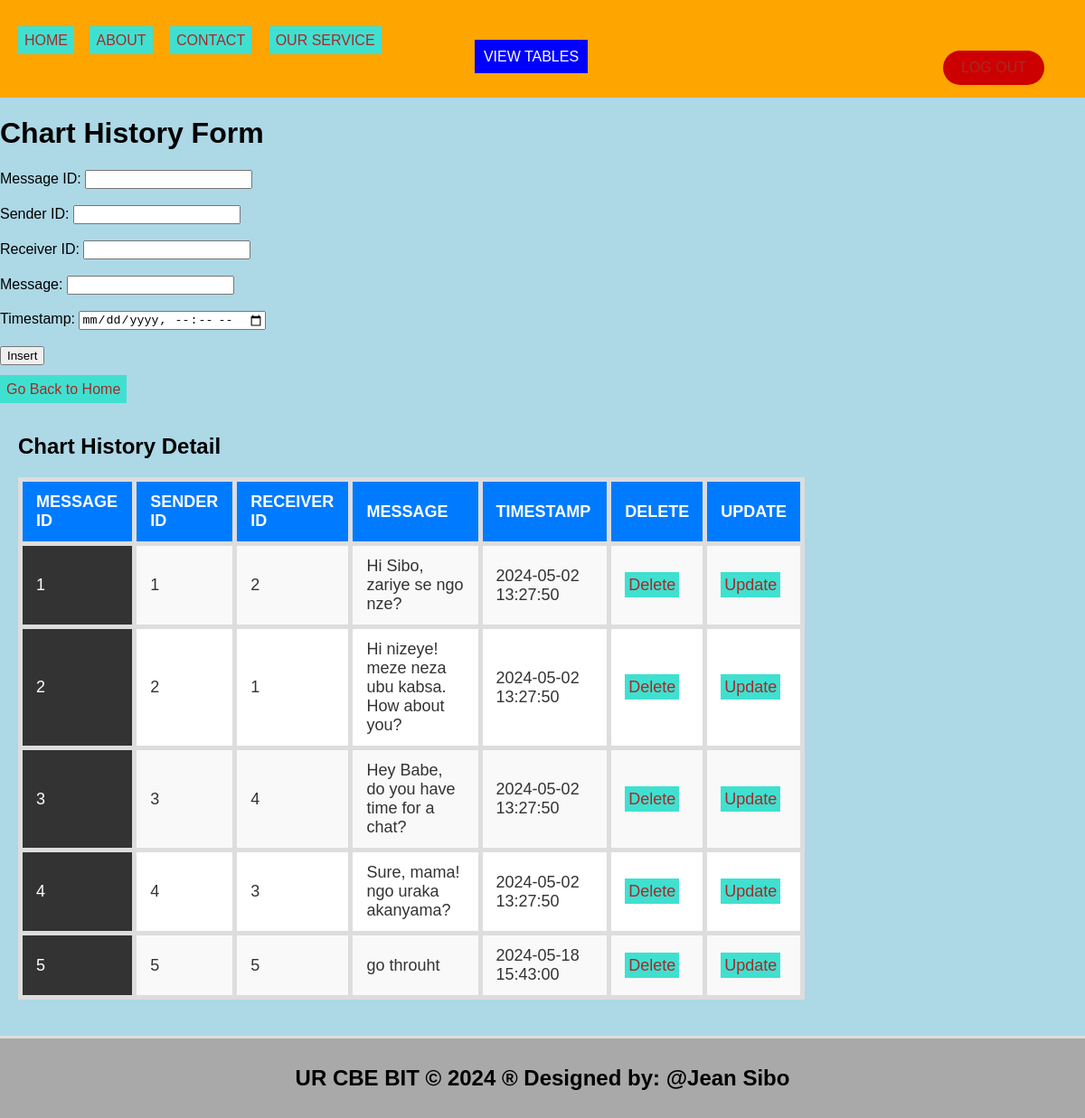
The app's page /chathistory.php with its own data.
### tables this page shows
CREATE TABLE `chathistory` (
  `message_id` int(11) NOT NULL,
  `sender_id` int(11) DEFAULT NULL,
  `receiver_id` int(11) DEFAULT NULL,
  `message` text DEFAULT NULL,
  `timestamp` timestamp NOT NULL DEFAULT current_timestamp()
);

### chathistory.php (the view, shortened to what this page needs)
 <!DOCTYPE html>
<html lang="en">
<head>
  <link rel="stylesheet" type="text/css" href="style.css">
</head>
<body style="background-color: lightblue;">
  <header>
    <ul style="list-style-type: none; padding: 0;">
      <li style="display: inline; margin-right: 8px;"><a href="./home.html">HOME</a></li>
      <li style="display: inline; margin-right: 10px;"><a href="./about.html">ABOUT</a></li>
      <li style="display: inline; margin-right: 10px;"><a href="./contact.html">CONTACT</a></li>
      <li style="display: inline; margin-right: 80px;">
        <a href="./ourservice.html">OUR SERVICE</a>
      </li>
      <li class="dropdown" style="display: inline; margin-right: 10px;">
         <center>
          <li class="dropdown" style="display: inline; margin-right: 10px;">
        <a href="#" style="padding: 10px; color: white; background-color: blue; text-decoration: none; margin-right: 15px;">VIEW TABLES</a>
          </li>
        </center>
    <a class="logout" href="logout.php">LOG OUT</a>
    </ul>
  </header>
  <h1>Chart History Form</h1>
  <form method="post" onsubmit="return confirmInsert();">
    <label for="message_id">Message ID:</label>
    <input type="number" id="message_id" name="message_id" required><br><br>
    <label for="sender_id">Sender ID:</label>
    <input type="number" id="sender_id" name="sender_id" required><br><br>
    <label for="receiver_id">Receiver ID:</label>
    <input type="number" id="receiver_id" name="receiver_id" required><br><br>
    <label for="message">Message:</label>
    <input type="text" id="message" name="message" required><br><br>
    <label for="timestamp">Timestamp:</label>
    <input type="datetime-local" id="timestamp" name="timestamp" required><br><br>
    <input type="submit" name="add" value="Insert"><br><br>
    <a href="./home.html">Go Back to Home</a>
  </form>
   <?php
include('database_connection.php');
?>
  <section>
      <h2>Chart History Detail</h2>
      <table>
          <tr>
              <th>Message ID</th>
              <th>Sender ID</th>
              <th>Receiver ID</th>
              <th>Message</th>
              <th>Timestamp</th>
              <th>Delete</th>
              <th>Update</th>
          </tr>
          <?php
          $sql = "SELECT * FROM chathistory";
          $result = $connection->query($sql);
          if ($result->num_rows > 0) {
              while ($row = $result->fetch_assoc()) {
                  echo "<tr>
                          <td>{$row['message_id']}</td>
                          <td>{$row['sender_id']}</td>
                          <td>{$row['receiver_id']}</td>
                          <td>{$row['message']}</td>
                          <td>{$row['timestamp']}</td>
                          <td><a style='padding:4px' href='delete_chathistory.php?message_id={$row['message_id']}'>Delete</a></td>
                          <td><a style='padding:4px' href='update_charthistory.php?message_id={$row['message_id']}'>Update</a></td>
                        </tr>";
              }
          } else {
              echo "<tr><td colspan='7'>No data found</td></tr>";
          }
          ?>
      </table>
  </section>
  <footer>
      <h2>UR CBE BIT &copy; 2024 &reg; Designed by: @Jean  Sibo</h2>
  </footer>
</body>
</html>

### style.css (style rules this page uses)
body { font-family: Arial, sans-serif; margin: 0; padding: 0; }
.dropdown { position: relative; display: none; margin-right: 15px; }
body { font-family: Arial,sans-serif; margin:0; padding:0; }
header { background-color:orange; padding: 20px; }
footer { text-align: center; padding: 15px; background-color:orange; }
.dropdown { position: right; display:right; direction:rtl; }
section { padding:28px; border-bottom: 1px solid #ddd; }

### chathistory.php (style rules this page uses)
a:link { color: #0066cc; text-decoration: none; }
a { padding: 7px; color: white; background-color: turquoise; text-decoration: none; margin-right: 5px; }
a:link { color: brown; }
table { width: 75%; border-collapse: collapse; margin: 20px 0; font-size: 18px; text-align: left; }
td:first-child { background-color: #333333; color: #ffffff; }
th, td { padding: 12px 15px; border: 5px solid #ddd; }
th { background-color: #f4f4f4; color: #333; }
tr:nth-child(even) { background-color: #f9f9f9; }
tr:nth-child(odd) { background-color: #fff; }
th { font-weight: bold; text-transform: uppercase; background-color: #007BFF; color: white; }
td { color: #333; }
section { padding: 20px; border-bottom: 3px solid #ddd; }
footer { text-align: center; padding: 10px; background-color: darkgray; }
.logout { position: absolute; top: 20px; right: 20px; color: green; background-color: #cc0000; padding: 10px 20px; text-decoration: none; border-radius: 20px; transition: background-color 0.3s ease; }

### records on screen
chathistory: message_id "1", sender "1", receiver "2", message "Hi Sibo, zariye se ngo nze?", timestamp "2024-05-02 13:27:50"
chathistory: message_id "2", sender "2", receiver "1", message "Hi nizeye! meze neza ubu kabsa. How about you?", timestamp "2024-05-02 13:27:50"
chathistory: message_id "3", sender "3", receiver "4", message "Hey Babe, do you have time for a chat?", timestamp "2024-05-02 13:27:50"
chathistory: message_id "4", sender "4", receiver "3", message "Sure, mama! ngo uraka akanyama?", timestamp "2024-05-02 13:27:50"
chathistory: message_id "5", sender "5", receiver "5", message "go throuht", timestamp "2024-05-18 15:43:00"
